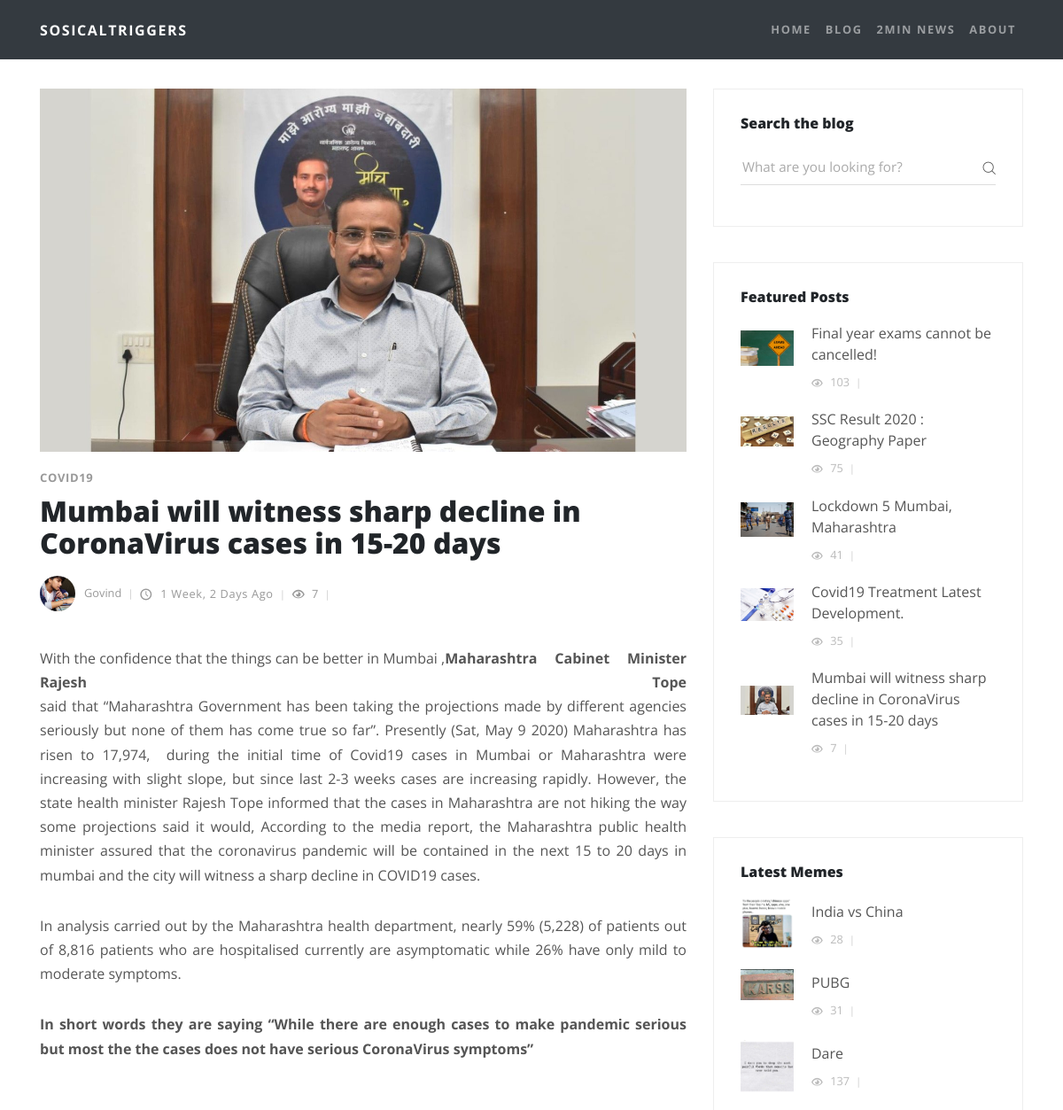
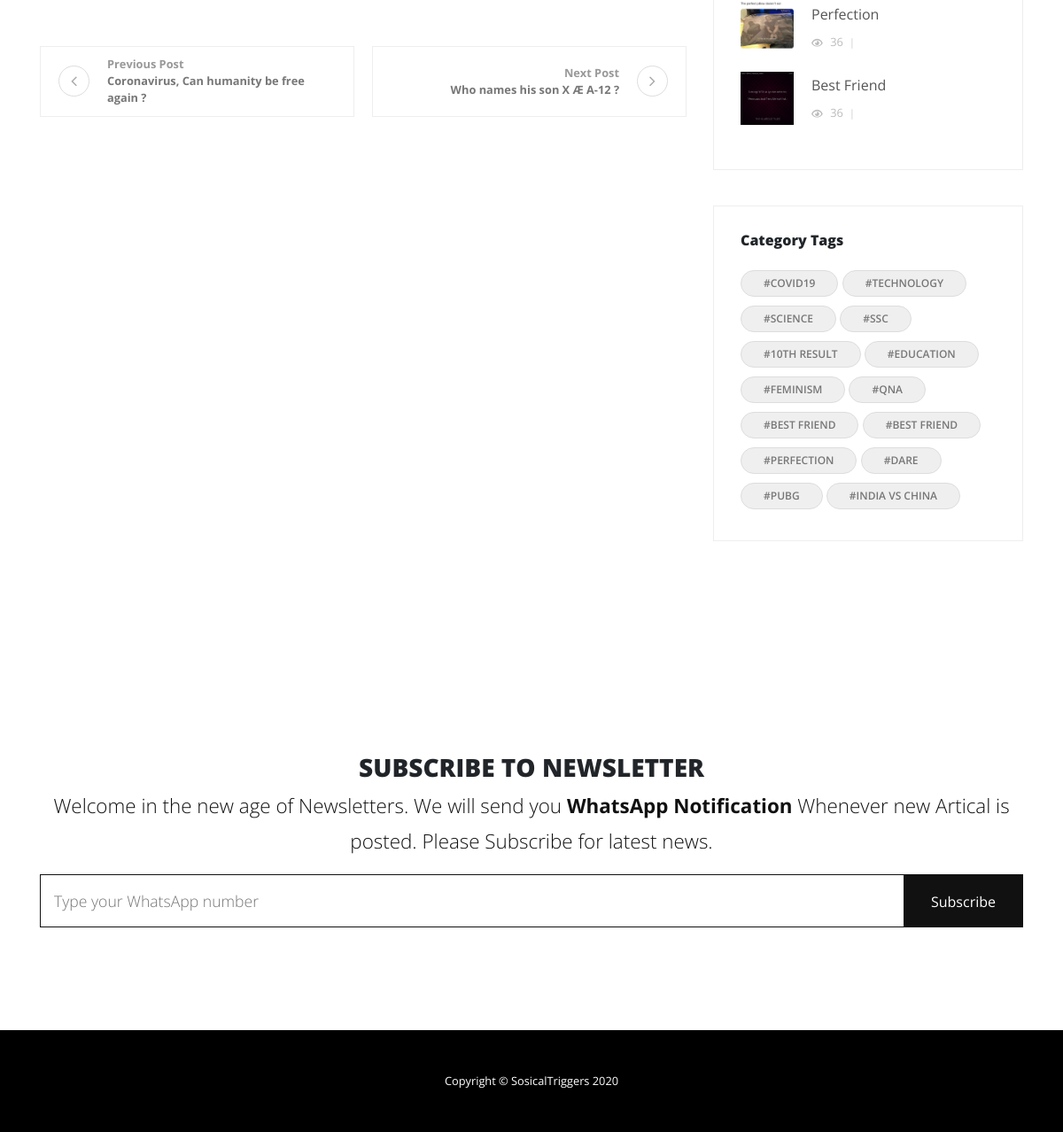
Page /blog/post/2 on the committed database (2 pictures, top to bottom).
### post/models.py (models this page shows, shortened)
class Post(models.Model):
    post_id         = models.IntegerField(unique = True)
    title           = models.CharField(max_length = 100)
    author          = models.ForeignKey(Author, on_delete = models.CASCADE)
    overview        = models.TextField()
    body            = HTMLField()
    timestamp       = models.DateTimeField(auto_now_add=True)
    thumbnail       = models.ImageField(upload_to = 'post')
    category        = models.ManyToManyField(Category)
    view_count      = models.IntegerField(blank = True)
    featured        = models.BooleanField()

class Category(models.Model):
    name = models.CharField(max_length=100)
    def __str__(self):
        return self.name
    class Meta:
        verbose_name = 'Category'
        verbose_name_plural = 'Categories'

class Author(models.Model):
    user            = models.OneToOneField(User, on_delete = models.CASCADE)
    profile_picture   = models.ImageField(upload_to='profile_picture')

class Meme(models.Model):
    meme_id   = models.IntegerField(unique = True)
    meme      = models.ImageField(upload_to = 'meme')
    view_count      = models.IntegerField(blank = True)
    timestamp = models.DateTimeField(auto_now_add=True)
    source    = models.CharField(max_length = 100)
    category  = models.OneToOneField(Category, on_delete = models.CASCADE)

### post/views.py (the view)
# urls.py: path('', include('post.urls')),
def post(request, post_id):
    post = Post.objects.get(post_id = post_id)
    post.view_count += 1
    post.save()
    LAST_POST = Post.objects.last()
    LAST_POST_ID = LAST_POST.post_id
    if post_id < LAST_POST_ID:
        next_post = Post.objects.get(post_id = post_id + 1)
    else:
        next_post = False
    if post_id > 1:
        pre_post = Post.objects.get(post_id = post_id - 1)
    else:
        pre_post = False
    return render(request, 'post.html', { 'post': post, 'next_post': next_post, 'pre_post': pre_post,
    'FEATURED_POSTS': FEATURED_POSTS[:5], 'CATEGORIES': CATEGORIES, 'LATEST_MEMES': LATEST_MEMES[:5],
                                          'ASIDE_LATEST_MEMES': ASIDE_LATEST_MEMES })

### templates/post.html (shortened to what this page needs)
{% extends 'base.html' %}
{% load static %}
{% block body %}
<div class="container" style="margin-top: 50px;">
    <div class="row">
      <main class="post blog-post col-lg-8">
        <div class="container">
          <div class="post-single">
            <div class="post-thumbnail"><img src="{{ post.thumbnail.url }}" class="img-fluid"></div>
            <div class="post-details">
              <div class="post-meta d-flex justify-content-between">
                <div class="category">
                    {% for cat in post.category.all %}
                        <a href="#">{{cat}}</a>
                    {% endfor %}
                </div>
              </div>
              <h2 class = "post_title">{{ post.title }}</h2>
              <div class="post-footer d-flex align-items-center flex-column flex-sm-row">
                  <a href="#" class="author d-flex align-items-center flex-wrap">
                  <div class="avatar"><img src="{{ post.author.profile_picture.url }}"class="img-fluid"></div>
                  <div class="title"><span>{{ post.author.user.username }}</span></div></a>
                <div class="d-flex align-items-center flex-wrap">
                  <div class="date"><i class="icon-clock"></i> {{ post.timestamp | timesince }} ago</div>
                  <div class="views"><i class="icon-eye"></i> {{ post.view_count }}</div>
                </div>
              </div>
              <div class="post-body">
                <p class="lead">{{ post.body | safe }}</p>
              </div>
              <div class="posts-nav d-flex justify-content-between align-items-stretch flex-column flex-md-row">
                {% if pre_post != False %}
                    <a href="{% url 'post' pre_post.post_id %}" class="prev-post text-left d-flex align-items-center">
                        <div class="icon prev"><i class="fa fa-angle-left"></i></div>
                        <div class="text">
                            <strong class="text-primary">Previous Post </strong><br>
                            <strong>{{ pre_post.title }}</strong>
                        </div>
                    </a>
                {% endif %}
                {% if next_post != False %}
                    <a href="{% url 'post' next_post.post_id %}" class="next-post text-right d-flex align-items-center justify-content-end">
                    <div class="text"><strong class="text-primary">Next Post </strong><br>
                       <strong>{{ next_post.title }}</strong>
                    </div>
                    <div class="icon next"><i class="fa fa-angle-right"></i></div>
                    </a>
                {% endif %}
            </div>
          </div>
        </div>
      </main>
      {% include 'aside.html' %}
    </div>
</div>
{% endblock %}

### templates/aside.html (shortened to what this page needs)
<aside class="col-lg-4">
    <div class="widget search">
      <header>
        <h3 class="h6">Search the blog</h3>
      </header>
      <form action="{% url 'search' %}" class="search-form">
        <div class="form-group">
          <input type="search" name="search" id="search" placeholder="What are you looking for?">
          <button type="submit" class="submit"><i class="icon-search"></i></button>
        </div>
      </form>
    </div>
    <div class="widget latest-posts">
      <header>
        <h3 class="h6">Featured Posts</h3>
      </header>
      <div class="blog-posts">
        {% for post in FEATURED_POSTS %}
          <a href="{% url 'post' post.post_id %}">
            <div class="item d-flex align-items-center">
              <div class="image"><img src="{{ post.thumbnail.url }}" class="img-fluid"></div>
              <div class="title">{{ post.title }}</strong>
                <div class="d-flex align-items-center">
                  <div class="views"><i class="icon-eye"></i> {{ post.view_count }}</div>
                </div>
              </div>
            </div>
          </a>
        {% endfor %}
      </div>
    </div>
    <div class="widget latest-posts">
      <header>
        <h3 class="h6">Latest Memes</h3>
      </header>
      <div class="blog-posts">
        {% for post in ASIDE_LATEST_MEMES %}
          <a href="{% url 'meme' post.meme_id %}">
            <div class="item d-flex align-items-center">
              <div class="image"><img src="{{ post.meme.url }}" class="img-fluid"></div>
              <div class="category">{{ post.category.name }}</strong>
                <div class="d-flex align-items-center">
                  <div class="views"><i class="icon-eye"></i> {{ post.view_count }}</div>
                </div>
              </div>
            </div>
          </a>
        {% endfor %}
      </div>
    </div>
    <div class="widget tags">
      <header>
        <h3 class="h6">Category Tags</h3>
      </header>
      <ul class="list-inline">
        {% for cat in CATEGORIES %}
            <form action="{% url 'search' %}" style="display: inline-flex">
              <li class="list-inline-item"><button type="sumbit" class="tag">#{{cat}}</button></li>
            </form>
        {% endfor %}
      </ul>
    </div>
  </aside>

### rows in the picture
Post: thumbnail (picture), title "Mumbai will witness sharp decline in CoronaVirus cases in 15-20 days", author.profile_picture (picture), author.user.username "Govind", timestamp "1 Week, 2 Days", view_count "7", body "With the confidence that the things can be better in Mumbai , Maharashtra Cabinet Minister Rajesh Tope said that “Maharashtra Government has been taking the projections made by different agencies seriously but none of them has come true so far”. Presently (Sat, May 9 2020) Maharashtra has risen to 17,974, during the initial time of Covid19 cases in Mumbai or Maharashtra were increasing with slight slope, but since last 2-3 weeks cases are increasing rapidly. However, the state health minister Rajesh Tope informed that the cases in Maharashtra are not hiking the way some projections said it would, According to the media report, the Maharashtra public health minister assured that the…"
Category: name "COVID19"
Post: title "Coronavirus, Can humanity be free again ?"
Post: title "Who names his son X Æ A-12 ?"
Post: thumbnail (picture), title "Final year exams cannot be cancelled!", view_count "103"
Post: thumbnail (picture), title "SSC Result 2020 : Geography Paper", view_count "75"
Post: thumbnail (picture), title "Lockdown 5 Mumbai, Maharashtra", view_count "41"
Post: thumbnail (picture), title "Covid19 Treatment Latest Development.", view_count "35"
Meme: meme (picture), category.name "India vs China", view_count "28"
Meme: meme (picture), category.name "PUBG", view_count "31"
Meme: meme (picture), category.name "Dare", view_count "137"
Meme: meme (picture), category.name "Perfection", view_count "36"
Meme: meme (picture), category.name "Best Friend", view_count "36"
Category: name "TECHNOLOGY"
Category: name "SCIENCE"
Category: name "SSC"
Category: name "10TH RESULT"
Category: name "EDUCATION"
Category: name "FEMINISM"
Category: name "QNA"
Category: name "BEST FRIEND"
Category: name "BEST FRIEND"
Category: name "PERFECTION"
Category: name "DARE"
Category: name "PUBG"
Category: name "INDIA VS CHINA"
